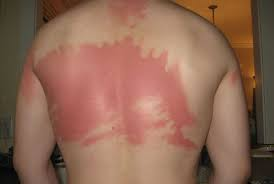
#> input picture flask web/uploads/3.jpg, 274 x 184 px
$ python preporc.py
#> lines starting #> are read from the running program, lines starting #| are printed output that depends on the picture; after the words box and inside, x2 and y2 are one past the last pixel; in counts of white or black regions, pixels touching at a corner belong together
import os
import sys
import cv2
import numpy as np

def preprocess_and_segment(image_path, resize_dim=(256, 256), show_gui=True):
    """
    Melakukan pra-pemrosesan dan segmentasi area luka bakar pada citra kulit.
    1. Membaca citra dan mengubah ukuran (resize).
    2. Deteksi warna kulit manusia menggunakan ruang warna HSV.
    3. Thresholding Otsu pada area kulit untuk mengekstrak kontur luka bakar.
    4. Masking hasil segmentasi.
    """
#> called with image_path = 'flask web/uploads/3.jpg', resize_dim = (256, 256), show_gui = True
    if not os.path.exists(image_path):
        print(f"Error: File citra '{image_path}' tidak ditemukan.")
        return None

    image = cv2.imread(image_path)
#> image is the input picture: shape (184, 274, 3); mean B, G, R 84, 103.4, 143.4
    if image is None:
        print(f"Error: Gagal memuat citra dari '{image_path}'.")
        return None

    # Resize image
    image = cv2.resize(image, resize_dim)
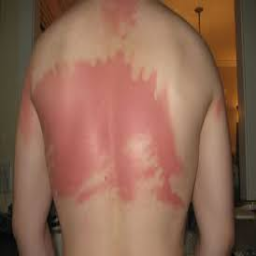
#> image: shape (256, 256, 3); mean B, G, R 83.9, 103.3, 143.3

    # Rentang warna kulit manusia dalam HSV
    lower_skin = np.array([0, 48, 80], dtype=np.uint8)
    upper_skin = np.array([20, 255, 255], dtype=np.uint8)

    # Konversi ke HSV dan buat skin mask
    hsv_image = cv2.cvtColor(image, cv2.COLOR_BGR2HSV)
#> hsv_image: shape (256, 256, 3); mean H, S, V 12, 105.3, 143.4
    skin_mask = cv2.inRange(hsv_image, lower_skin, upper_skin)
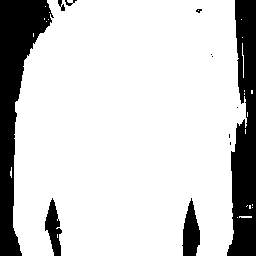
#> skin_mask: shape (256, 256); 81.4% white; 12 black regions (6 under 20 px), largest, box (x1, y1, x2, y2) and area: (0, 0, 54, 256) 5702, (227, 0, 256, 256) 5128, (182, 198, 200, 256) 687, (45, 198, 62, 256) 542, (58, 0, 65, 11) 42, (65, 0, 77, 6) 30
    skin_area = cv2.bitwise_and(image, image, mask=skin_mask)
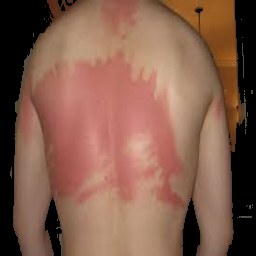
#> skin_area: shape (256, 256, 3); mean B, G, R 76.3, 93.3, 132

    # Konversi skin area ke grayscale untuk thresholding
    gray_image = cv2.cvtColor(skin_area, cv2.COLOR_BGR2GRAY)
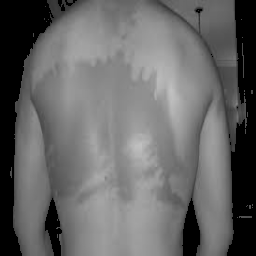
#> gray_image: shape (256, 256); min 0, max 194, mean 102.9
    _, thresholded = cv2.threshold(gray_image, 0, 255, cv2.THRESH_BINARY + cv2.THRESH_OTSU)
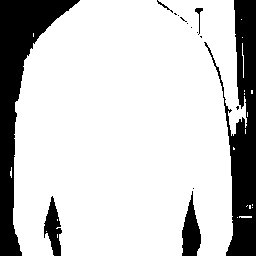
#> thresholded: shape (256, 256); 79.9% white; 15 black regions (9 under 20 px)

    # Segmentasi kontur area luka bakar
    contours, _ = cv2.findContours(thresholded, cv2.RETR_EXTERNAL, cv2.CHAIN_APPROX_SIMPLE)
#> contours = 21 contours, 20 with area under 20; largest, box (x1, y1, x2, y2) and area: (13, 0, 247, 256) 51598
    mask = np.zeros_like(image)
    cv2.drawContours(mask, contours, -1, (255, 255, 255), -1)
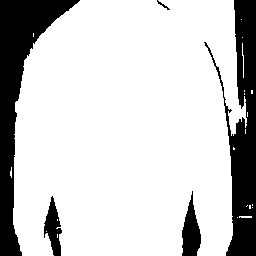
#> mask: shape (256, 256, 3); 80% white; 5 black regions, box (x1, y1, x2, y2) and area: (0, 0, 80, 256) 6110, (204, 0, 256, 256) 5622, (182, 191, 201, 256) 744, (44, 196, 62, 256) 593, (157, 0, 170, 10) 30
    smooth_image = cv2.bitwise_and(image, mask)

    if show_gui:
        try:
            cv2.imshow('Original Image', image)
            cv2.imshow('Skin Area', skin_area)
            cv2.imshow('Segmented Result', smooth_image)
            cv2.waitKey(0)
            cv2.destroyAllWindows()
        except cv2.error:
            # Fallback jika environment headless (tanpa display X11)
            output_file = 'segmented_result.jpg'
            cv2.imwrite(output_file, smooth_image)
            print(f"Display GUI tidak tersedia. Hasil segmentasi disimpan ke: {output_file}")

    return smooth_image

if __name__ == '__main__':
    # Tentukan path gambar input dari argumen CLI atau default
    if len(sys.argv) > 1:
        img_path = sys.argv[1]
    else:
        # Coba cari sampel gambar yang tersedia di uploads jika default tidak ada
        default_candidates = [
            'img25.jpg',
            os.path.join('flask web', 'uploads', 'img25.jpg'),
            os.path.join('flask web', 'uploads', '3.jpg'),
        ]
        img_path = next((p for p in default_candidates if os.path.exists(p)), 'img25.jpg')

    print(f"Memproses gambar: {img_path}")
    preprocess_and_segment(img_path)
